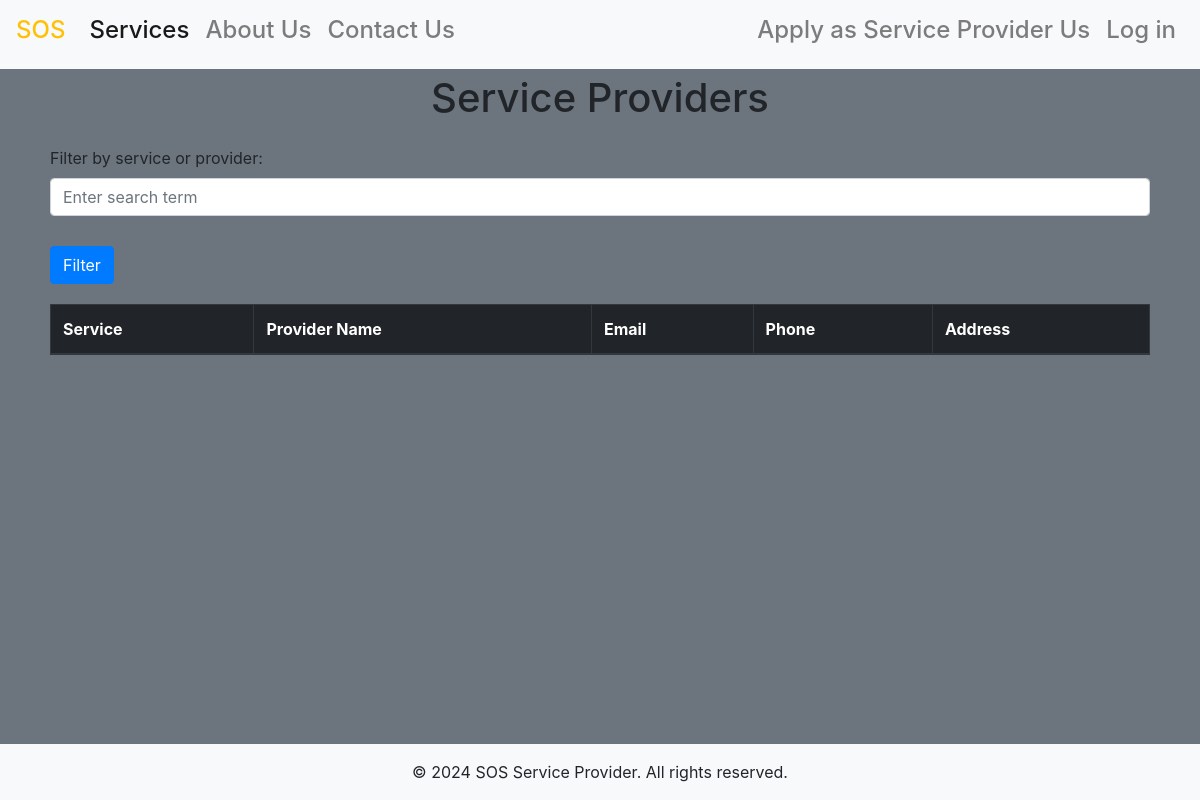
The page /service.php on the database as committed earlier.
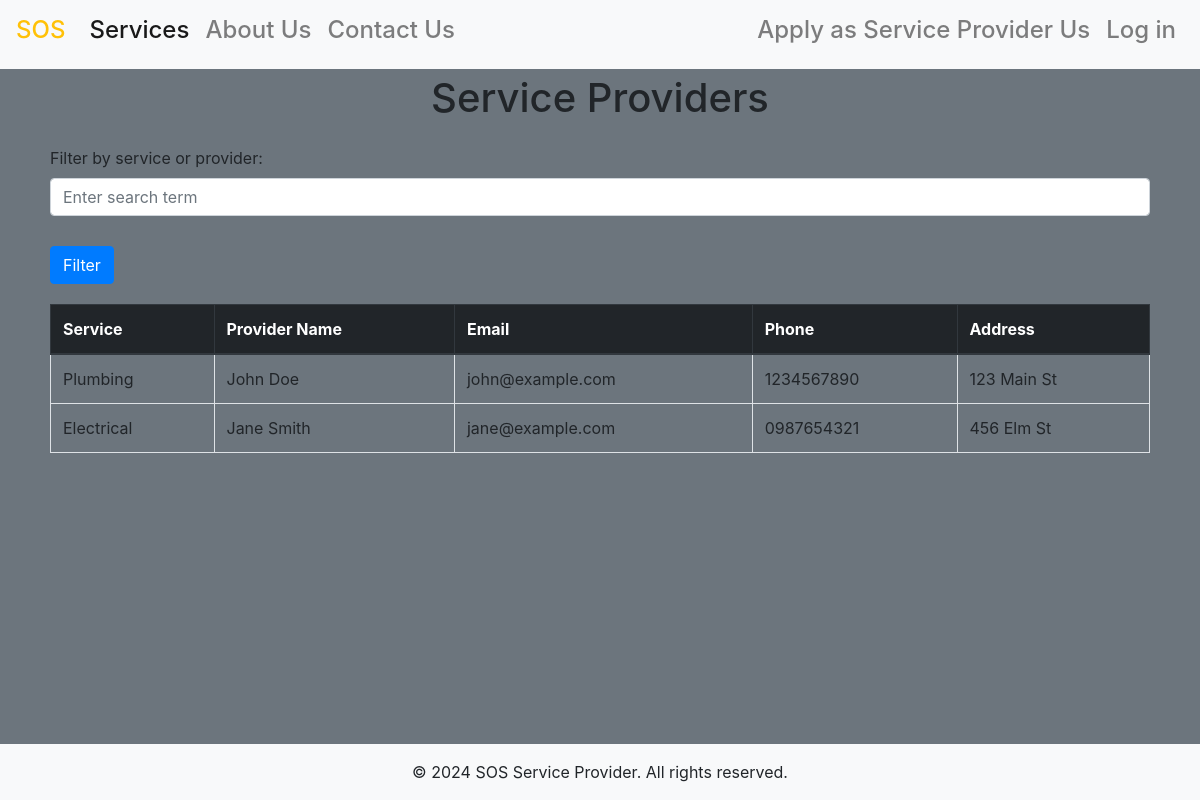
The same page on the database as committed later.
### tables this page shows
CREATE TABLE IF NOT EXISTS `service_providers` (
  `id` INT NOT NULL AUTO_INCREMENT,
  `full_name` VARCHAR(255) NOT NULL,
  `email` VARCHAR(255) NOT NULL,
  `phone` VARCHAR(45) NOT NULL,
  `address` TEXT NOT NULL,
  `national_id` VARCHAR(45) NOT NULL,
  `services_id` INT NOT NULL,
  PRIMARY KEY (`id`),
  UNIQUE INDEX `national_id_UNIQUE` (`national_id` ASC) VISIBLE,
  INDEX `fk_service_providers_services1_idx` (`services_id` ASC) VISIBLE,
  CONSTRAINT `fk_service_providers_services1`
    FOREIGN KEY (`services_id`)
    REFERENCES `services` (`id`)
    ON DELETE CASCADE
    ON UPDATE NO ACTION);

CREATE TABLE IF NOT EXISTS `services` (
  `id` INT NOT NULL AUTO_INCREMENT,
  `service_name` VARCHAR(255) NOT NULL,
  `available` BOOLEAN NOT NULL DEFAULT TRUE,
  PRIMARY KEY (`id`));

### service.php (the view, shortened to what this page needs)
<?php
require_once "database.php";
require "navbar.php";
$sql = "SELECT services.service_name, service_providers.full_name, service_providers.email, service_providers.phone, service_providers.address
        FROM services
        INNER JOIN service_providers ON services.id = service_providers.services_id";
$result = mysqli_query($conn, $sql);
?>
<!DOCTYPE html>
<html lang="en">
<head>
    <link href="https://stackpath.bootstrapcdn.com/bootstrap/4.5.2/css/bootstrap.min.css" rel="stylesheet">
</head>
<body>
    <?php require "navbar.php"; ?>
    <div class="wrapper">
        <main >
            <h1 class="text-center my-4">Service Providers</h1>
            <form action="" method="GET" class="filter-form">
                <div class="form-group">
                    <label for="filterInput">Filter by service or provider:</label>
                    <input type="text" name="filter" id="filterInput" class="form-control" placeholder="Enter search term">
                </div>
                <button type="submit" class="btn btn-primary">Filter</button>
            </form>
            <div class="table-responsive">
                <table class="table table-bordered">
                    <thead class="thead-dark">
                        <tr>
                            <th>Service</th>
                            <th>Provider Name</th>
                            <th>Email</th>
                            <th>Phone</th>
                            <th>Address</th>
                        </tr>
                    </thead>
                    <tbody>
                        <?php while ($row = mysqli_fetch_assoc($result)) { ?>
                            <tr>
                                <td><?php echo $row['service_name']; ?></td>
                                <td><?php echo $row['full_name']; ?></td>
                                <td><?php echo $row['email']; ?></td>
                                <td><?php echo $row['phone']; ?></td>
                                <td><?php echo $row['address']; ?></td>
                            </tr>
                        <?php } ?>
                    </tbody>
                </table>
            </div>
        </main>
        <footer class="footer mt-auto py-3">
            <?php include 'footer.php'; ?>
        </footer>
    </div>
</body>
</html>

### navbar.php (shortened to what this page needs)
<!doctype html>
<html lang="en">
<head>
    <link href="css/bootstrap.css" rel="stylesheet" />
    <link href="css/style.css" rel="stylesheet" />
</head>
<body class="bg-secondary">
    <header>
        <nav class="navbar navbar-expand-lg navbar-light bg-light fixed-top">
            <a class="navbar-brand text-warning" href="index.php"><h4>SOS</h4></a>
            <div class="collapse navbar-collapse " id="navbarNav">
                <ul class="navbar-nav justify-content-center">
                    <li class="nav-item active">
                        <a class="nav-link" href="service.php"><h4>Services</h4> <span class="sr-only">(current)</span></a>
                    </li>
                    <li class="nav-item">
                        <a class="nav-link" href="about-us.php"><h4>About Us</h4></a>
                    </li>
                    <li class="nav-item">
                        <a class="nav-link " href="contact-us.php"><h4>Contact Us</h4></a>
                    </li>
                    </ul>
                    <ul class="navbar-nav ml-auto">
                    <li class="nav-item">
                    <?php             session_start();
                    if(isset($_SESSION["user"])){?>
                        <a class="nav-link " href="apply.php"><h4>Apply as Service Provider Us</h4></a>
                    </li>
                    <li class="nav-item ">
                        <a class="nav-link " href="logout.php"><h4>Log out</h4></a>
                    </li>
                    <?php }else{ ?>
                        <li class="nav-item">
                        <a class="nav-link " href="apply.php"><h4>Apply as Service Provider Us</h4></a>
                    </li>
                        <a class="nav-link " href="login.php"><h4>Log in</h4></a>
                    </li>
                    <?php } ?>
                </ul>
            </div>
        </nav>
    </header>
</body>
</html>

### footer.php
<footer style="
    position: fixed;
    left: 0;
    bottom: 0;
    width: 100%;
    background-color: #f8f9fa;
    text-align: center;
" class="text-center p-3">
    &copy; 2024 SOS Service Provider. All rights reserved.
</footer>

### css/style.css (style rules this page uses)
main { padding:50px; }
.form-group { margin-bottom:30px; }

### service.php (style rules this page uses)
.filter-form { margin-bottom: 20px; }
html, body { height: 100%; }
.wrapper { min-height: 100%; display: flex; flex-direction: column; }
.footer { margin-top: auto; background-color: #f8f9fa; }

Rows that differ between the two databases and show on the page:
added service_providers: services.service_name "Plumbing", full_name "John Doe", email "john@example.com", phone "1234567890", address "123 Main St"
added service_providers: services.service_name "Electrical", full_name "Jane Smith", email "jane@example.com", phone "0987654321", address "456 Elm St"
